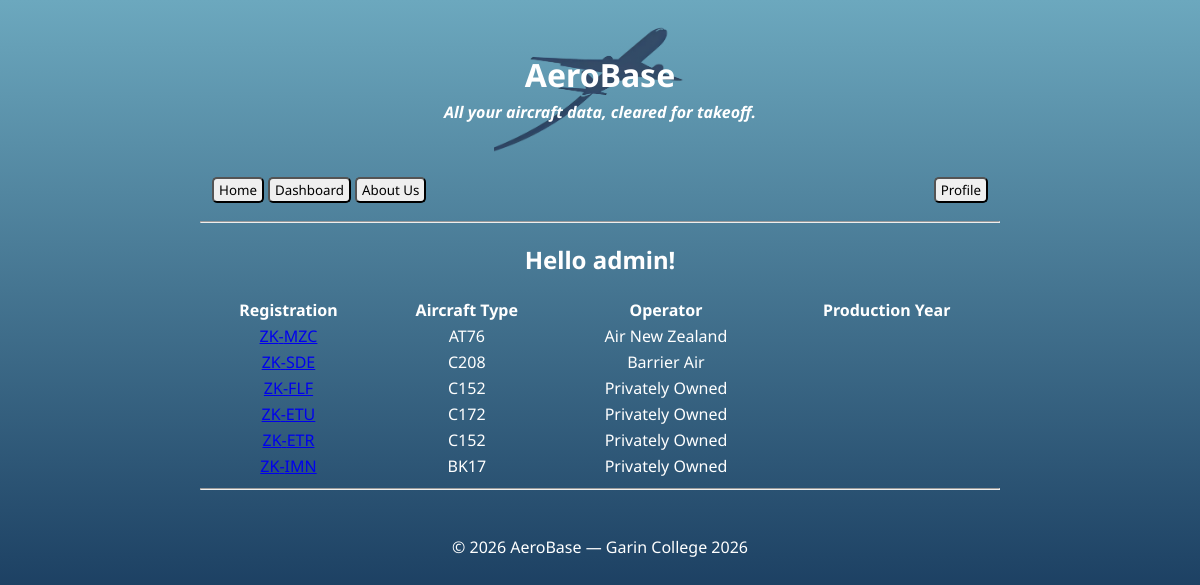
Screenshot of /database/aircraft (signed in) with the database file from the repository.
### app.py (models this page shows)
class Aircraft(db.Model):
    id = db.Column(db.Integer, primary_key = True)
    registration = db.Column(db.String(10), nullable = False)
    year_produced = db.Column(db.Integer, nullable = True)
    operator_id = db.Column(db.String(3), db.ForeignKey("operator.icao"), nullable=False)
    registration_prefix = db.Column(db.String(5), db.ForeignKey("registration_prefix.prefix"), nullable=False)
    manufacturer_id = db.Column(db.Integer, db.ForeignKey("manufacturer.manufacturer_id"), nullable=False)
    user_id = db.Column(db.Integer, db.ForeignKey("user.id"), nullable = True)
    date_time = db.Column(db.DateTime, server_default=db.func.now(), nullable=False)
    __table_args__ = ( # Checks that the combination of the prefix and registration are unique, so something like ZK-ABC can exist, but so can VH-ABC and not a second ZK-ABC.
        db.UniqueConstraint(
            "registration_prefix",
            "registration",
            name = "unique_registration"
        ),
    )
    operator = db.relationship(
        "Operator",
        back_populates = "aircrafts"
    )
    prefix = db.relationship(
        "RegistrationPrefix",
        back_populates = "aircrafts"
    )
    manufacturer = db.relationship(
        "Manufacturer",
        back_populates = "aircrafts"
    )

class Manufacturer(db.Model):
    manufacturer_id = db.Column(db.Integer, primary_key = True)
    type_icao = db.Column(db.String(4), nullable = False)
    manufacturer_name = db.Column(db.String(50), nullable = False)
    model_name = db.Column(db.String(50), nullable = False)
    wake_cat = db.Column(db.String(1), nullable = False)
    operators = db.relationship(
        "Operator",
        secondary = manufacturer_operator,
        back_populates = "manufacturers"
    )
    aircrafts = db.relationship(
        "Aircraft",
        back_populates = "manufacturer"
    )

class Operator(db.Model):
    icao = db.Column(db.String(3), primary_key = True)
    hub_icao = db.Column(db.String(4), nullable = False)
    year_founded = db.Column(db.Integer, nullable = False)
    operator_name = db.Column(db.String(25), nullable = False)
    user_id = db.Column(db.Integer, db.ForeignKey("user.id"), nullable = True)
    manufacturers = db.relationship(
        "Manufacturer",
        secondary = manufacturer_operator,
        back_populates = "operators"
    )
    aircrafts = db.relationship(
        "Aircraft",
        back_populates = "operator"
    )

### app.py (the view)
    @app.route("/database/aircraft")
    def dbaircraft():
        aircraft = Aircraft.query.order_by(Aircraft.operator_id).all() # Pulls all aircraft from the database
        if "user" in session:
            return render_template(
                "aircraft.html",
                page_title = "Database (Aircraft)",
                user=session["user"],
                aircrafts=aircraft
            )
        else:
            return redirect(url_for("login"))

### app.py (called while the page is built)
@app.context_processor
def inject_user():
   return{
       "logged_in": "user" in session
   }

### templates/aircraft.html (shortened to what this page needs)
{% extends "layout.html" %}
{% block content %}
<h2 style="color: #ffffff;">Hello {{user}}!</h2>
<table style="width: 100%; color:#ffffff;">
    <tr>
        <th>Registration</th>
        <th>Aircraft Type</th>
        <th>Operator</th>
        <th>Production Year</th>
    </tr>
    {% for aircraft in aircrafts %}
    <tr>
        <td><a href="/database/aircraft/{{ aircraft.id }}">{{aircraft.registration_prefix}}-{{aircraft.registration}}</a></td>
        <td>{{aircraft.manufacturer.type_icao}}</td>
        <td>{{aircraft.operator.operator_name}}</td>
        <td>
        </td>
    </tr>
    {% endfor %}
</table>
{% endblock %}

### static/style.css (style rules this page uses)
html { height:100%; }
body { font-family: 'Noto Sans', sans-serif; max-width: 800px; margin: 20px auto; background-image: linear-gradient(to bottom, #6ca8be, #001b42); background-repeat: no-repeat; background-attachment: fixed; text-align:center; }

### rows the page displays
Aircraft: registration_prefix "ZK", registration "MZC", manufacturer.type_icao "AT76", operator.operator_name "Air New Zealand"
Aircraft: registration_prefix "ZK", registration "SDE", manufacturer.type_icao "C208", operator.operator_name "Barrier Air"
Aircraft: registration_prefix "ZK", registration "FLF", manufacturer.type_icao "C152", operator.operator_name "Privately Owned"
Aircraft: registration_prefix "ZK", registration "ETU", manufacturer.type_icao "C172", operator.operator_name "Privately Owned"
Aircraft: registration_prefix "ZK", registration "ETR", manufacturer.type_icao "C152", operator.operator_name "Privately Owned"
Aircraft: registration_prefix "ZK", registration "IMN", manufacturer.type_icao "BK17", operator.operator_name "Privately Owned"

### other values shown
{{ user }} "admin"
